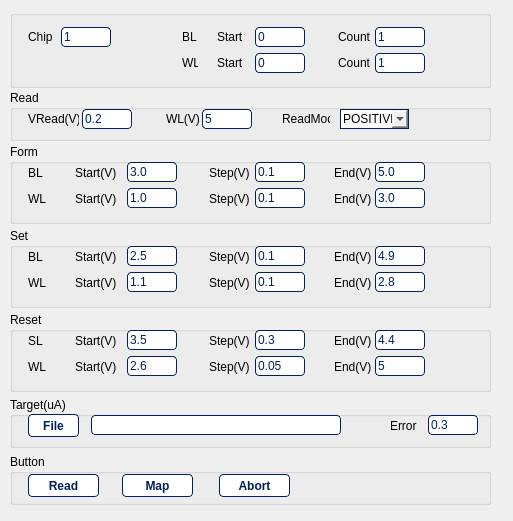
<?xml version="1.0" encoding="UTF-8"?>
<ui version="4.0">
 <class>Form</class>
 <widget class="QWidget" name="Form">
  <property name="geometry">
   <rect>
    <x>0</x>
    <y>0</y>
    <width>513</width>
    <height>521</height>
   </rect>
  </property>
  <property name="windowTitle">
   <string>Pulse Operation</string>
  </property>
  <property name="styleSheet">
   <string notr="true">QToolBox::tab:second {
    background: #009deb;
    border-radius: 5px;
    color: black;
}

QToolBox::tab:first {
    background: #4ade00;
    border-radius: 5px;
    color: black;
}

QToolBox::tab:last {
    background: #f95300;
    border-radius: 5px;
    color: black;
}

QToolBox::tab:selected {
    font: italic;
    color: white;
}

QPushButton {
	background-color: rgb(255,255,255);
	border:1px solid rgb(0,32,87);
	border-radius: 4px;
	color: rgb(0,32,87);
	height: 23px;
	margin-left: 2px;
	margin-right: 2px;
	padding: 0 5px 0 5px;
	font: bold;
	}
QPushButton:hover{
	background-color: rgb(0,32,87);
	color: rgb(255, 255, 255);
	}
QPushButton:pressed{
	margin: 3px;
	}

QComboBox{
	border: 1px solid rgb(0,32,87);
	border-radius: 0px;
	padding: 0 0 0 2px;
	height: 22px;
	}
QComboBox:down-button {
	background-color: rgb(255, 255, 255);
	}

QLineEdit
{
	border:1px solid rgb(0,32,87);
	color: rgb(0,32,87);
	border-radius: 4px;
}</string>
  </property>
  <widget class="QGroupBox" name="groupBox">
   <property name="geometry">
    <rect>
     <x>10</x>
     <y>10</y>
     <width>481</width>
     <height>78</height>
    </rect>
   </property>
   <property name="title">
    <string/>
   </property>
   <widget class="QLineEdit" name="lineEdit_BLStart">
    <property name="geometry">
     <rect>
      <x>245</x>
      <y>17</y>
      <width>50</width>
      <height>20</height>
     </rect>
    </property>
    <property name="sizePolicy">
     <sizepolicy hsizetype="Fixed" vsizetype="Fixed">
      <horstretch>0</horstretch>
      <verstretch>0</verstretch>
     </sizepolicy>
    </property>
    <property name="baseSize">
     <size>
      <width>0</width>
      <height>0</height>
     </size>
    </property>
    <property name="text">
     <string>0</string>
    </property>
   </widget>
   <widget class="QLineEdit" name="lineEdit_WLStart">
    <property name="enabled">
     <bool>true</bool>
    </property>
    <property name="geometry">
     <rect>
      <x>245</x>
      <y>43</y>
      <width>50</width>
      <height>20</height>
     </rect>
    </property>
    <property name="sizePolicy">
     <sizepolicy hsizetype="Fixed" vsizetype="Fixed">
      <horstretch>0</horstretch>
      <verstretch>0</verstretch>
     </sizepolicy>
    </property>
    <property name="text">
     <string>0</string>
    </property>
   </widget>
   <widget class="QLineEdit" name="lineEdit_BLCnt">
    <property name="geometry">
     <rect>
      <x>365</x>
      <y>17</y>
      <width>50</width>
      <height>20</height>
     </rect>
    </property>
    <property name="sizePolicy">
     <sizepolicy hsizetype="Fixed" vsizetype="Fixed">
      <horstretch>0</horstretch>
      <verstretch>0</verstretch>
     </sizepolicy>
    </property>
    <property name="text">
     <string>1</string>
    </property>
   </widget>
   <widget class="QLineEdit" name="lineEdit_WLCnt">
    <property name="enabled">
     <bool>true</bool>
    </property>
    <property name="geometry">
     <rect>
      <x>365</x>
      <y>43</y>
      <width>50</width>
      <height>20</height>
     </rect>
    </property>
    <property name="sizePolicy">
     <sizepolicy hsizetype="Fixed" vsizetype="Fixed">
      <horstretch>0</horstretch>
      <verstretch>0</verstretch>
     </sizepolicy>
    </property>
    <property name="text">
     <string>1</string>
    </property>
   </widget>
   <widget class="QLabel" name="label">
    <property name="geometry">
     <rect>
      <x>172</x>
      <y>19</y>
      <width>16</width>
      <height>16</height>
     </rect>
    </property>
    <property name="sizePolicy">
     <sizepolicy hsizetype="Fixed" vsizetype="Fixed">
      <horstretch>0</horstretch>
      <verstretch>0</verstretch>
     </sizepolicy>
    </property>
    <property name="text">
     <string>BL</string>
    </property>
   </widget>
   <widget class="QLabel" name="label_3">
    <property name="geometry">
     <rect>
      <x>207</x>
      <y>19</y>
      <width>31</width>
      <height>16</height>
     </rect>
    </property>
    <property name="sizePolicy">
     <sizepolicy hsizetype="Fixed" vsizetype="Fixed">
      <horstretch>0</horstretch>
      <verstretch>0</verstretch>
     </sizepolicy>
    </property>
    <property name="text">
     <string>Start</string>
    </property>
   </widget>
   <widget class="QLabel" name="label_5">
    <property name="geometry">
     <rect>
      <x>172</x>
      <y>45</y>
      <width>16</width>
      <height>16</height>
     </rect>
    </property>
    <property name="sizePolicy">
     <sizepolicy hsizetype="Fixed" vsizetype="Fixed">
      <horstretch>0</horstretch>
      <verstretch>0</verstretch>
     </sizepolicy>
    </property>
    <property name="text">
     <string>WL</string>
    </property>
   </widget>
   <widget class="QLabel" name="label_6">
    <property name="geometry">
     <rect>
      <x>207</x>
      <y>45</y>
      <width>31</width>
      <height>16</height>
     </rect>
    </property>
    <property name="sizePolicy">
     <sizepolicy hsizetype="Fixed" vsizetype="Fixed">
      <horstretch>0</horstretch>
      <verstretch>0</verstretch>
     </sizepolicy>
    </property>
    <property name="text">
     <string>Start</string>
    </property>
   </widget>
   <widget class="QLabel" name="label_7">
    <property name="geometry">
     <rect>
      <x>328</x>
      <y>19</y>
      <width>36</width>
      <height>16</height>
     </rect>
    </property>
    <property name="sizePolicy">
     <sizepolicy hsizetype="Fixed" vsizetype="Fixed">
      <horstretch>0</horstretch>
      <verstretch>0</verstretch>
     </sizepolicy>
    </property>
    <property name="text">
     <string>Count</string>
    </property>
   </widget>
   <widget class="QLabel" name="label_9">
    <property name="geometry">
     <rect>
      <x>328</x>
      <y>45</y>
      <width>36</width>
      <height>16</height>
     </rect>
    </property>
    <property name="sizePolicy">
     <sizepolicy hsizetype="Fixed" vsizetype="Fixed">
      <horstretch>0</horstretch>
      <verstretch>0</verstretch>
     </sizepolicy>
    </property>
    <property name="text">
     <string>Count</string>
    </property>
   </widget>
   <widget class="QLineEdit" name="lineEdit_chipNum">
    <property name="geometry">
     <rect>
      <x>51</x>
      <y>17</y>
      <width>50</width>
      <height>20</height>
     </rect>
    </property>
    <property name="sizePolicy">
     <sizepolicy hsizetype="Fixed" vsizetype="Fixed">
      <horstretch>0</horstretch>
      <verstretch>0</verstretch>
     </sizepolicy>
    </property>
    <property name="text">
     <string>1</string>
    </property>
   </widget>
   <widget class="QLabel" name="label_25">
    <property name="geometry">
     <rect>
      <x>18</x>
      <y>19</y>
      <width>36</width>
      <height>16</height>
     </rect>
    </property>
    <property name="sizePolicy">
     <sizepolicy hsizetype="Fixed" vsizetype="Fixed">
      <horstretch>0</horstretch>
      <verstretch>0</verstretch>
     </sizepolicy>
    </property>
    <property name="text">
     <string>Chip</string>
    </property>
   </widget>
  </widget>
  <widget class="QGroupBox" name="groupBox_2">
   <property name="geometry">
    <rect>
     <x>10</x>
     <y>144</y>
     <width>481</width>
     <height>80</height>
    </rect>
   </property>
   <property name="title">
    <string>Form</string>
   </property>
   <widget class="QLabel" name="label_27">
    <property name="geometry">
     <rect>
      <x>199</x>
      <y>47</y>
      <width>41</width>
      <height>16</height>
     </rect>
    </property>
    <property name="sizePolicy">
     <sizepolicy hsizetype="Fixed" vsizetype="Fixed">
      <horstretch>0</horstretch>
      <verstretch>0</verstretch>
     </sizepolicy>
    </property>
    <property name="text">
     <string>Step(V)</string>
    </property>
   </widget>
   <widget class="QLineEdit" name="formVWLStep">
    <property name="geometry">
     <rect>
      <x>245</x>
      <y>44</y>
      <width>50</width>
      <height>20</height>
     </rect>
    </property>
    <property name="sizePolicy">
     <sizepolicy hsizetype="Fixed" vsizetype="Fixed">
      <horstretch>0</horstretch>
      <verstretch>0</verstretch>
     </sizepolicy>
    </property>
    <property name="text">
     <string>0.1</string>
    </property>
   </widget>
   <widget class="QLabel" name="label_43">
    <property name="geometry">
     <rect>
      <x>18</x>
      <y>21</y>
      <width>18</width>
      <height>16</height>
     </rect>
    </property>
    <property name="sizePolicy">
     <sizepolicy hsizetype="Fixed" vsizetype="Fixed">
      <horstretch>0</horstretch>
      <verstretch>0</verstretch>
     </sizepolicy>
    </property>
    <property name="text">
     <string>BL</string>
    </property>
   </widget>
   <widget class="QLineEdit" name="formVWLEnd">
    <property name="geometry">
     <rect>
      <x>365</x>
      <y>44</y>
      <width>50</width>
      <height>20</height>
     </rect>
    </property>
    <property name="sizePolicy">
     <sizepolicy hsizetype="Fixed" vsizetype="Fixed">
      <horstretch>0</horstretch>
      <verstretch>0</verstretch>
     </sizepolicy>
    </property>
    <property name="text">
     <string>3.0</string>
    </property>
   </widget>
   <widget class="QLabel" name="label_26">
    <property name="geometry">
     <rect>
      <x>65</x>
      <y>21</y>
      <width>51</width>
      <height>16</height>
     </rect>
    </property>
    <property name="sizePolicy">
     <sizepolicy hsizetype="Fixed" vsizetype="Fixed">
      <horstretch>0</horstretch>
      <verstretch>0</verstretch>
     </sizepolicy>
    </property>
    <property name="text">
     <string>Start(V)</string>
    </property>
   </widget>
   <widget class="QLabel" name="label_40">
    <property name="geometry">
     <rect>
      <x>65</x>
      <y>47</y>
      <width>51</width>
      <height>16</height>
     </rect>
    </property>
    <property name="sizePolicy">
     <sizepolicy hsizetype="Fixed" vsizetype="Fixed">
      <horstretch>0</horstretch>
      <verstretch>0</verstretch>
     </sizepolicy>
    </property>
    <property name="text">
     <string>Start(V)</string>
    </property>
   </widget>
   <widget class="QLineEdit" name="formVBLStep">
    <property name="geometry">
     <rect>
      <x>245</x>
      <y>18</y>
      <width>50</width>
      <height>20</height>
     </rect>
    </property>
    <property name="sizePolicy">
     <sizepolicy hsizetype="Fixed" vsizetype="Fixed">
      <horstretch>0</horstretch>
      <verstretch>0</verstretch>
     </sizepolicy>
    </property>
    <property name="maximumSize">
     <size>
      <width>133</width>
      <height>16777215</height>
     </size>
    </property>
    <property name="text">
     <string>0.1</string>
    </property>
   </widget>
   <widget class="QLabel" name="label_38">
    <property name="geometry">
     <rect>
      <x>199</x>
      <y>21</y>
      <width>41</width>
      <height>16</height>
     </rect>
    </property>
    <property name="sizePolicy">
     <sizepolicy hsizetype="Fixed" vsizetype="Fixed">
      <horstretch>0</horstretch>
      <verstretch>0</verstretch>
     </sizepolicy>
    </property>
    <property name="text">
     <string>Step(V)</string>
    </property>
   </widget>
   <widget class="QLabel" name="label_39">
    <property name="geometry">
     <rect>
      <x>324</x>
      <y>47</y>
      <width>41</width>
      <height>16</height>
     </rect>
    </property>
    <property name="sizePolicy">
     <sizepolicy hsizetype="Fixed" vsizetype="Fixed">
      <horstretch>0</horstretch>
      <verstretch>0</verstretch>
     </sizepolicy>
    </property>
    <property name="text">
     <string>End(V)</string>
    </property>
   </widget>
   <widget class="QLabel" name="label_44">
    <property name="geometry">
     <rect>
      <x>18</x>
      <y>47</y>
      <width>18</width>
      <height>16</height>
     </rect>
    </property>
    <property name="sizePolicy">
     <sizepolicy hsizetype="Fixed" vsizetype="Fixed">
      <horstretch>0</horstretch>
      <verstretch>0</verstretch>
     </sizepolicy>
    </property>
    <property name="text">
     <string>WL</string>
    </property>
   </widget>
   <widget class="QLineEdit" name="formVWLStart">
    <property name="geometry">
     <rect>
      <x>117</x>
      <y>44</y>
      <width>50</width>
      <height>20</height>
     </rect>
    </property>
    <property name="sizePolicy">
     <sizepolicy hsizetype="Fixed" vsizetype="Fixed">
      <horstretch>0</horstretch>
      <verstretch>0</verstretch>
     </sizepolicy>
    </property>
    <property name="text">
     <string>1.0</string>
    </property>
   </widget>
   <widget class="QLabel" name="label_35">
    <property name="geometry">
     <rect>
      <x>324</x>
      <y>21</y>
      <width>41</width>
      <height>16</height>
     </rect>
    </property>
    <property name="sizePolicy">
     <sizepolicy hsizetype="Fixed" vsizetype="Fixed">
      <horstretch>0</horstretch>
      <verstretch>0</verstretch>
     </sizepolicy>
    </property>
    <property name="text">
     <string>End(V)</string>
    </property>
   </widget>
   <widget class="QLineEdit" name="formVBLStart">
    <property name="geometry">
     <rect>
      <x>117</x>
      <y>18</y>
      <width>50</width>
      <height>20</height>
     </rect>
    </property>
    <property name="sizePolicy">
     <sizepolicy hsizetype="Fixed" vsizetype="Fixed">
      <horstretch>0</horstretch>
      <verstretch>0</verstretch>
     </sizepolicy>
    </property>
    <property name="baseSize">
     <size>
      <width>0</width>
      <height>0</height>
     </size>
    </property>
    <property name="text">
     <string>3.0</string>
    </property>
   </widget>
   <widget class="QLineEdit" name="formVBLEnd">
    <property name="geometry">
     <rect>
      <x>365</x>
      <y>18</y>
      <width>50</width>
      <height>20</height>
     </rect>
    </property>
    <property name="sizePolicy">
     <sizepolicy hsizetype="Fixed" vsizetype="Fixed">
      <horstretch>0</horstretch>
      <verstretch>0</verstretch>
     </sizepolicy>
    </property>
    <property name="text">
     <string>5.0</string>
    </property>
   </widget>
  </widget>
  <widget class="QGroupBox" name="groupBox_3">
   <property name="geometry">
    <rect>
     <x>10</x>
     <y>228</y>
     <width>481</width>
     <height>80</height>
    </rect>
   </property>
   <property name="title">
    <string>Set</string>
   </property>
   <widget class="QLabel" name="label_48">
    <property name="geometry">
     <rect>
      <x>324</x>
      <y>47</y>
      <width>41</width>
      <height>16</height>
     </rect>
    </property>
    <property name="sizePolicy">
     <sizepolicy hsizetype="Fixed" vsizetype="Fixed">
      <horstretch>0</horstretch>
      <verstretch>0</verstretch>
     </sizepolicy>
    </property>
    <property name="text">
     <string>End(V)</string>
    </property>
   </widget>
   <widget class="QLineEdit" name="setVBLEnd">
    <property name="geometry">
     <rect>
      <x>365</x>
      <y>18</y>
      <width>50</width>
      <height>20</height>
     </rect>
    </property>
    <property name="sizePolicy">
     <sizepolicy hsizetype="Fixed" vsizetype="Fixed">
      <horstretch>0</horstretch>
      <verstretch>0</verstretch>
     </sizepolicy>
    </property>
    <property name="text">
     <string>4.9</string>
    </property>
   </widget>
   <widget class="QLabel" name="label_28">
    <property name="geometry">
     <rect>
      <x>65</x>
      <y>21</y>
      <width>51</width>
      <height>16</height>
     </rect>
    </property>
    <property name="sizePolicy">
     <sizepolicy hsizetype="Fixed" vsizetype="Fixed">
      <horstretch>0</horstretch>
      <verstretch>0</verstretch>
     </sizepolicy>
    </property>
    <property name="text">
     <string>Start(V)</string>
    </property>
   </widget>
   <widget class="QLabel" name="label_41">
    <property name="geometry">
     <rect>
      <x>199</x>
      <y>21</y>
      <width>41</width>
      <height>16</height>
     </rect>
    </property>
    <property name="sizePolicy">
     <sizepolicy hsizetype="Fixed" vsizetype="Fixed">
      <horstretch>0</horstretch>
      <verstretch>0</verstretch>
     </sizepolicy>
    </property>
    <property name="text">
     <string>Step(V)</string>
    </property>
   </widget>
   <widget class="QLabel" name="label_36">
    <property name="geometry">
     <rect>
      <x>324</x>
      <y>21</y>
      <width>41</width>
      <height>16</height>
     </rect>
    </property>
    <property name="sizePolicy">
     <sizepolicy hsizetype="Fixed" vsizetype="Fixed">
      <horstretch>0</horstretch>
      <verstretch>0</verstretch>
     </sizepolicy>
    </property>
    <property name="text">
     <string>End(V)</string>
    </property>
   </widget>
   <widget class="QLabel" name="label_47">
    <property name="geometry">
     <rect>
      <x>65</x>
      <y>47</y>
      <width>51</width>
      <height>16</height>
     </rect>
    </property>
    <property name="sizePolicy">
     <sizepolicy hsizetype="Fixed" vsizetype="Fixed">
      <horstretch>0</horstretch>
      <verstretch>0</verstretch>
     </sizepolicy>
    </property>
    <property name="text">
     <string>Start(V)</string>
    </property>
   </widget>
   <widget class="QLineEdit" name="setVBLStep">
    <property name="geometry">
     <rect>
      <x>245</x>
      <y>18</y>
      <width>50</width>
      <height>20</height>
     </rect>
    </property>
    <property name="sizePolicy">
     <sizepolicy hsizetype="Fixed" vsizetype="Fixed">
      <horstretch>0</horstretch>
      <verstretch>0</verstretch>
     </sizepolicy>
    </property>
    <property name="maximumSize">
     <size>
      <width>133</width>
      <height>16777215</height>
     </size>
    </property>
    <property name="text">
     <string>0.1</string>
    </property>
   </widget>
   <widget class="QLineEdit" name="setVBLStart">
    <property name="geometry">
     <rect>
      <x>117</x>
      <y>18</y>
      <width>50</width>
      <height>20</height>
     </rect>
    </property>
    <property name="sizePolicy">
     <sizepolicy hsizetype="Fixed" vsizetype="Fixed">
      <horstretch>0</horstretch>
      <verstretch>0</verstretch>
     </sizepolicy>
    </property>
    <property name="baseSize">
     <size>
      <width>0</width>
      <height>0</height>
     </size>
    </property>
    <property name="text">
     <string>2.5</string>
    </property>
   </widget>
   <widget class="QLabel" name="label_46">
    <property name="geometry">
     <rect>
      <x>18</x>
      <y>21</y>
      <width>18</width>
      <height>16</height>
     </rect>
    </property>
    <property name="sizePolicy">
     <sizepolicy hsizetype="Fixed" vsizetype="Fixed">
      <horstretch>0</horstretch>
      <verstretch>0</verstretch>
     </sizepolicy>
    </property>
    <property name="text">
     <string>BL</string>
    </property>
   </widget>
   <widget class="QLineEdit" name="setVWLEnd">
    <property name="geometry">
     <rect>
      <x>365</x>
      <y>44</y>
      <width>50</width>
      <height>20</height>
     </rect>
    </property>
    <property name="sizePolicy">
     <sizepolicy hsizetype="Fixed" vsizetype="Fixed">
      <horstretch>0</horstretch>
      <verstretch>0</verstretch>
     </sizepolicy>
    </property>
    <property name="text">
     <string>2.8</string>
    </property>
   </widget>
   <widget class="QLabel" name="label_51">
    <property name="geometry">
     <rect>
      <x>18</x>
      <y>47</y>
      <width>18</width>
      <height>16</height>
     </rect>
    </property>
    <property name="sizePolicy">
     <sizepolicy hsizetype="Fixed" vsizetype="Fixed">
      <horstretch>0</horstretch>
      <verstretch>0</verstretch>
     </sizepolicy>
    </property>
    <property name="text">
     <string>WL</string>
    </property>
   </widget>
   <widget class="QLabel" name="label_29">
    <property name="geometry">
     <rect>
      <x>199</x>
      <y>47</y>
      <width>41</width>
      <height>16</height>
     </rect>
    </property>
    <property name="sizePolicy">
     <sizepolicy hsizetype="Fixed" vsizetype="Fixed">
      <horstretch>0</horstretch>
      <verstretch>0</verstretch>
     </sizepolicy>
    </property>
    <property name="text">
     <string>Step(V)</string>
    </property>
   </widget>
   <widget class="QLineEdit" name="setVWLStart">
    <property name="geometry">
     <rect>
      <x>117</x>
      <y>44</y>
      <width>50</width>
      <height>20</height>
     </rect>
    </property>
    <property name="sizePolicy">
     <sizepolicy hsizetype="Fixed" vsizetype="Fixed">
      <horstretch>0</horstretch>
      <verstretch>0</verstretch>
     </sizepolicy>
    </property>
    <property name="text">
     <string>1.1</string>
    </property>
   </widget>
   <widget class="QLineEdit" name="setVWLStep">
    <property name="geometry">
     <rect>
      <x>245</x>
      <y>44</y>
      <width>50</width>
      <height>20</height>
     </rect>
    </property>
    <property name="sizePolicy">
     <sizepolicy hsizetype="Fixed" vsizetype="Fixed">
      <horstretch>0</horstretch>
      <verstretch>0</verstretch>
     </sizepolicy>
    </property>
    <property name="text">
     <string>0.1</string>
    </property>
   </widget>
  </widget>
  <widget class="QGroupBox" name="groupBox_4">
   <property name="geometry">
    <rect>
     <x>10</x>
     <y>312</y>
     <width>481</width>
     <height>80</height>
    </rect>
   </property>
   <property name="title">
    <string>Reset</string>
   </property>
   <widget class="QLineEdit" name="resetVSLEnd">
    <property name="geometry">
     <rect>
      <x>365</x>
      <y>18</y>
      <width>50</width>
      <height>20</height>
     </rect>
    </property>
    <property name="sizePolicy">
     <sizepolicy hsizetype="Fixed" vsizetype="Fixed">
      <horstretch>0</horstretch>
      <verstretch>0</verstretch>
     </sizepolicy>
    </property>
    <property name="text">
     <string>4.4</string>
    </property>
   </widget>
   <widget class="QLabel" name="label_52">
    <property name="geometry">
     <rect>
      <x>324</x>
      <y>47</y>
      <width>41</width>
      <height>16</height>
     </rect>
    </property>
    <property name="sizePolicy">
     <sizepolicy hsizetype="Fixed" vsizetype="Fixed">
      <horstretch>0</horstretch>
      <verstretch>0</verstretch>
     </sizepolicy>
    </property>
    <property name="text">
     <string>End(V)</string>
    </property>
   </widget>
   <widget class="QLabel" name="label_60">
    <property name="geometry">
     <rect>
      <x>199</x>
      <y>21</y>
      <width>51</width>
      <height>16</height>
     </rect>
    </property>
    <property name="sizePolicy">
     <sizepolicy hsizetype="Fixed" vsizetype="Fixed">
      <horstretch>0</horstretch>
      <verstretch>0</verstretch>
     </sizepolicy>
    </property>
    <property name="text">
     <string>Step(V)</string>
    </property>
   </widget>
   <widget class="QLabel" name="label_61">
    <property name="geometry">
     <rect>
      <x>18</x>
      <y>21</y>
      <width>18</width>
      <height>16</height>
     </rect>
    </property>
    <property name="sizePolicy">
     <sizepolicy hsizetype="Fixed" vsizetype="Fixed">
      <horstretch>0</horstretch>
      <verstretch>0</verstretch>
     </sizepolicy>
    </property>
    <property name="text">
     <string>SL</string>
    </property>
   </widget>
   <widget class="QLineEdit" name="resetVSLStart">
    <property name="geometry">
     <rect>
      <x>117</x>
      <y>18</y>
      <width>50</width>
      <height>20</height>
     </rect>
    </property>
    <property name="sizePolicy">
     <sizepolicy hsizetype="Fixed" vsizetype="Fixed">
      <horstretch>0</horstretch>
      <verstretch>0</verstretch>
     </sizepolicy>
    </property>
    <property name="baseSize">
     <size>
      <width>0</width>
      <height>0</height>
     </size>
    </property>
    <property name="text">
     <string>3.5</string>
    </property>
   </widget>
   <widget class="QLabel" name="label_54">
    <property name="geometry">
     <rect>
      <x>18</x>
      <y>47</y>
      <width>18</width>
      <height>16</height>
     </rect>
    </property>
    <property name="sizePolicy">
     <sizepolicy hsizetype="Fixed" vsizetype="Fixed">
      <horstretch>0</horstretch>
      <verstretch>0</verstretch>
     </sizepolicy>
    </property>
    <property name="text">
     <string>WL</string>
    </property>
   </widget>
   <widget class="QLineEdit" name="resetVWLStep">
    <property name="geometry">
     <rect>
      <x>245</x>
      <y>44</y>
      <width>50</width>
      <height>20</height>
     </rect>
    </property>
    <property name="sizePolicy">
     <sizepolicy hsizetype="Fixed" vsizetype="Fixed">
      <horstretch>0</horstretch>
      <verstretch>0</verstretch>
     </sizepolicy>
    </property>
    <property name="text">
     <string>0.05</string>
    </property>
   </widget>
   <widget class="QLabel" name="label_31">
    <property name="geometry">
     <rect>
      <x>65</x>
      <y>21</y>
      <width>51</width>
      <height>16</height>
     </rect>
    </property>
    <property name="sizePolicy">
     <sizepolicy hsizetype="Fixed" vsizetype="Fixed">
      <horstretch>0</horstretch>
      <verstretch>0</verstretch>
     </sizepolicy>
    </property>
    <property name="text">
     <string>Start(V)</string>
    </property>
   </widget>
   <widget class="QLineEdit" name="resetVSLStep">
    <property name="geometry">
     <rect>
      <x>245</x>
      <y>18</y>
      <width>50</width>
      <height>20</height>
     </rect>
    </property>
    <property name="sizePolicy">
     <sizepolicy hsizetype="Fixed" vsizetype="Fixed">
      <horstretch>0</horstretch>
      <verstretch>0</verstretch>
     </sizepolicy>
    </property>
    <property name="maximumSize">
     <size>
      <width>133</width>
      <height>16777215</height>
     </size>
    </property>
    <property name="text">
     <string>0.3</string>
    </property>
   </widget>
   <widget class="QLabel" name="label_59">
    <property name="geometry">
     <rect>
      <x>65</x>
      <y>47</y>
      <width>51</width>
      <height>16</height>
     </rect>
    </property>
    <property name="sizePolicy">
     <sizepolicy hsizetype="Fixed" vsizetype="Fixed">
      <horstretch>0</horstretch>
      <verstretch>0</verstretch>
     </sizepolicy>
    </property>
    <property name="text">
     <string>Start(V)</string>
    </property>
   </widget>
   <widget class="QLineEdit" name="resetVWLEnd">
    <property name="geometry">
     <rect>
      <x>365</x>
      <y>44</y>
      <width>50</width>
      <height>20</height>
     </rect>
    </property>
    <property name="sizePolicy">
     <sizepolicy hsizetype="Fixed" vsizetype="Fixed">
      <horstretch>0</horstretch>
      <verstretch>0</verstretch>
     </sizepolicy>
    </property>
    <property name="text">
     <string>5</string>
    </property>
   </widget>
   <widget class="QLineEdit" name="resetVWLStart">
    <property name="geometry">
     <rect>
      <x>117</x>
      <y>44</y>
      <width>50</width>
      <height>20</height>
     </rect>
    </property>
    <property name="sizePolicy">
     <sizepolicy hsizetype="Fixed" vsizetype="Fixed">
      <horstretch>0</horstretch>
      <verstretch>0</verstretch>
     </sizepolicy>
    </property>
    <property name="text">
     <string>2.6</string>
    </property>
   </widget>
   <widget class="QLabel" name="label_53">
    <property name="geometry">
     <rect>
      <x>324</x>
      <y>21</y>
      <width>41</width>
      <height>16</height>
     </rect>
    </property>
    <property name="sizePolicy">
     <sizepolicy hsizetype="Fixed" vsizetype="Fixed">
      <horstretch>0</horstretch>
      <verstretch>0</verstretch>
     </sizepolicy>
    </property>
    <property name="text">
     <string>End(V)</string>
    </property>
   </widget>
   <widget class="QLabel" name="label_30">
    <property name="geometry">
     <rect>
      <x>199</x>
      <y>47</y>
      <width>51</width>
      <height>16</height>
     </rect>
    </property>
    <property name="sizePolicy">
     <sizepolicy hsizetype="Fixed" vsizetype="Fixed">
      <horstretch>0</horstretch>
      <verstretch>0</verstretch>
     </sizepolicy>
    </property>
    <property name="text">
     <string>Step(V)</string>
    </property>
   </widget>
  </widget>
  <widget class="QGroupBox" name="groupBox_5">
   <property name="geometry">
    <rect>
     <x>10</x>
     <y>90</y>
     <width>481</width>
     <height>51</height>
    </rect>
   </property>
   <property name="title">
    <string>Read</string>
   </property>
   <widget class="QLineEdit" name="lineEdit_VRead">
    <property name="geometry">
     <rect>
      <x>72</x>
      <y>19</y>
      <width>50</width>
      <height>20</height>
     </rect>
    </property>
    <property name="text">
     <string>0.2</string>
    </property>
   </widget>
   <widget class="QLabel" name="label_12">
    <property name="geometry">
     <rect>
      <x>272</x>
      <y>21</y>
      <width>48</width>
      <height>16</height>
     </rect>
    </property>
    <property name="text">
     <string>ReadMode</string>
    </property>
   </widget>
   <widget class="QLineEdit" name="lineEdit_readVWL">
    <property name="geometry">
     <rect>
      <x>192</x>
      <y>19</y>
      <width>50</width>
      <height>20</height>
     </rect>
    </property>
    <property name="text">
     <string>5</string>
    </property>
   </widget>
   <widget class="QLabel" name="label_11">
    <property name="geometry">
     <rect>
      <x>156</x>
      <y>21</y>
      <width>41</width>
      <height>16</height>
     </rect>
    </property>
    <property name="text">
     <string>WL(V)</string>
    </property>
   </widget>
   <widget class="QLabel" name="label_13">
    <property name="geometry">
     <rect>
      <x>18</x>
      <y>21</y>
      <width>51</width>
      <height>16</height>
     </rect>
    </property>
    <property name="text">
     <string>VRead(V)</string>
    </property>
   </widget>
   <widget class="QComboBox" name="CB_readDirection">
    <property name="geometry">
     <rect>
      <x>330</x>
      <y>19</y>
      <width>69</width>
      <height>20</height>
     </rect>
    </property>
    <item>
     <property name="text">
      <string>POSITIVE</string>
     </property>
    </item>
    <item>
     <property name="text">
      <string>NEGATIVE</string>
     </property>
    </item>
   </widget>
  </widget>
  <widget class="QGroupBox" name="groupBox_6">
   <property name="geometry">
    <rect>
     <x>10</x>
     <y>454</y>
     <width>481</width>
     <height>51</height>
    </rect>
   </property>
   <property name="title">
    <string>Button</string>
   </property>
   <widget class="QPushButton" name="PB_read">
    <property name="geometry">
     <rect>
      <x>16</x>
      <y>20</y>
      <width>75</width>
      <height>23</height>
     </rect>
    </property>
    <property name="text">
     <string>Read</string>
    </property>
   </widget>
   <widget class="QPushButton" name="PB_mapFlow">
    <property name="geometry">
     <rect>
      <x>110</x>
      <y>20</y>
      <width>75</width>
      <height>23</height>
     </rect>
    </property>
    <property name="text">
     <string>Map</string>
    </property>
   </widget>
   <widget class="QPushButton" name="PB_mapAbort">
    <property name="geometry">
     <rect>
      <x>207</x>
      <y>20</y>
      <width>75</width>
      <height>23</height>
     </rect>
    </property>
    <property name="text">
     <string>Abort</string>
    </property>
   </widget>
  </widget>
  <widget class="QGroupBox" name="groupBox_7">
   <property name="geometry">
    <rect>
     <x>10</x>
     <y>397</y>
     <width>481</width>
     <height>51</height>
    </rect>
   </property>
   <property name="title">
    <string>Target(uA)</string>
   </property>
   <widget class="QLineEdit" name="LE_targetFile">
    <property name="geometry">
     <rect>
      <x>81</x>
      <y>18</y>
      <width>250</width>
      <height>20</height>
     </rect>
    </property>
    <property name="sizePolicy">
     <sizepolicy hsizetype="Fixed" vsizetype="Fixed">
      <horstretch>0</horstretch>
      <verstretch>0</verstretch>
     </sizepolicy>
    </property>
    <property name="text">
     <string/>
    </property>
    <property name="readOnly">
     <bool>true</bool>
    </property>
   </widget>
   <widget class="QPushButton" name="PB_targetFile">
    <property name="geometry">
     <rect>
      <x>16</x>
      <y>17</y>
      <width>55</width>
      <height>23</height>
     </rect>
    </property>
    <property name="text">
     <string>File</string>
    </property>
   </widget>
   <widget class="QLineEdit" name="LE_error">
    <property name="geometry">
     <rect>
      <x>418</x>
      <y>18</y>
      <width>50</width>
      <height>20</height>
     </rect>
    </property>
    <property name="sizePolicy">
     <sizepolicy hsizetype="Fixed" vsizetype="Fixed">
      <horstretch>0</horstretch>
      <verstretch>0</verstretch>
     </sizepolicy>
    </property>
    <property name="text">
     <string>0.3</string>
    </property>
   </widget>
   <widget class="QLabel" name="label_55">
    <property name="geometry">
     <rect>
      <x>380</x>
      <y>21</y>
      <width>40</width>
      <height>16</height>
     </rect>
    </property>
    <property name="sizePolicy">
     <sizepolicy hsizetype="Fixed" vsizetype="Fixed">
      <horstretch>0</horstretch>
      <verstretch>0</verstretch>
     </sizepolicy>
    </property>
    <property name="text">
     <string>Error</string>
    </property>
   </widget>
  </widget>
 </widget>
 <resources/>
 <connections/>
</ui>
